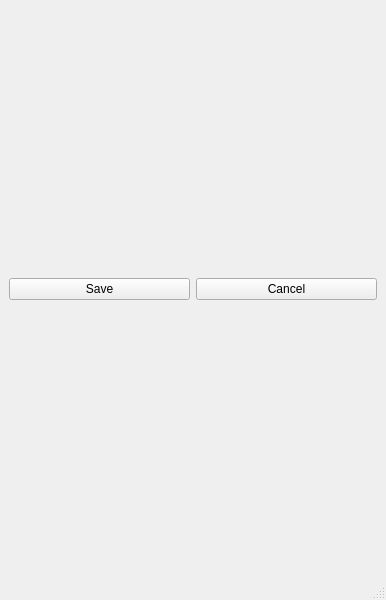
<?xml version="1.0" encoding="UTF-8"?>
<ui version="4.0">
 <class>MainWindow</class>
 <widget class="QMainWindow" name="MainWindow">
  <property name="geometry">
   <rect>
    <x>0</x>
    <y>0</y>
    <width>386</width>
    <height>600</height>
   </rect>
  </property>
  <property name="windowTitle">
   <string>MainWindow</string>
  </property>
  <widget class="QWidget" name="centralwidget">
   <layout class="QVBoxLayout" name="verticalLayout">
    <item>
     <layout class="QHBoxLayout" name="fields_layout">
      <item>
       <layout class="QFormLayout" name="left_fields_layout">
        <property name="fieldGrowthPolicy">
         <enum>QFormLayout::ExpandingFieldsGrow</enum>
        </property>
__FORM_FIELDS__
       </layout>
      </item>
     </layout>
    </item>
    <item>
     <layout class="QHBoxLayout" name="buttons_layout">
      <item>
       <widget class="QPushButton" name="save_button">
        <property name="text">
         <string>Save</string>
        </property>
       </widget>
      </item>
      <item>
       <widget class="QPushButton" name="cancel_button">
        <property name="text">
         <string>Cancel</string>
        </property>
       </widget>
      </item>
     </layout>
    </item>
   </layout>
  </widget>
  <widget class="QMenuBar" name="menubar">
   <property name="geometry">
    <rect>
     <x>0</x>
     <y>0</y>
     <width>386</width>
     <height>27</height>
    </rect>
   </property>
  </widget>
  <widget class="QStatusBar" name="statusbar"/>
 </widget>
 <resources/>
 <connections/>
</ui>
